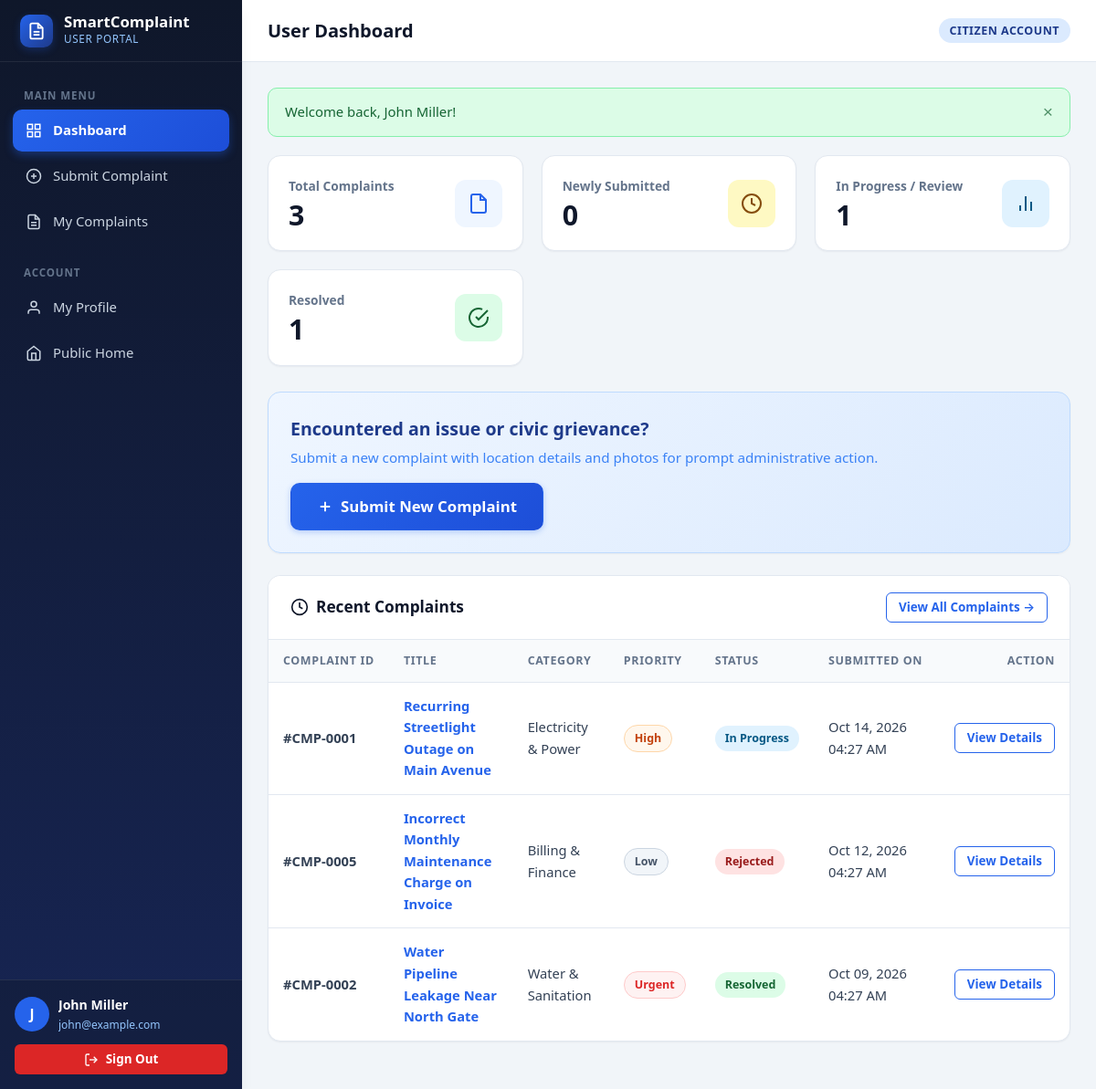
/user_dashboard.php (signed in), run on the app's committed database.
### tables this page shows
CREATE TABLE `complaints` (
  `id` INT UNSIGNED NOT NULL AUTO_INCREMENT,
  `user_id` INT UNSIGNED NOT NULL,
  `title` VARCHAR(200) NOT NULL,
  `description` TEXT NOT NULL,
  `category` VARCHAR(100) NOT NULL,
  `location` VARCHAR(200) NOT NULL,
  `image_path` VARCHAR(255) DEFAULT NULL,
  `priority` ENUM('Low', 'Medium', 'High', 'Urgent') NOT NULL DEFAULT 'Medium',
  `status` ENUM('Submitted', 'Under Review', 'In Progress', 'Resolved', 'Rejected') NOT NULL DEFAULT 'Submitted',
  `created_at` TIMESTAMP NOT NULL DEFAULT CURRENT_TIMESTAMP,
  `updated_at` TIMESTAMP NOT NULL DEFAULT CURRENT_TIMESTAMP ON UPDATE CURRENT_TIMESTAMP,
  PRIMARY KEY (`id`),
  KEY `idx_complaints_user_id` (`user_id`),
  KEY `idx_complaints_status` (`status`),
  KEY `idx_complaints_priority` (`priority`),
  KEY `idx_complaints_category` (`category`),
  KEY `idx_complaints_created_at` (`created_at`),
  CONSTRAINT `fk_complaints_user`
    FOREIGN KEY (`user_id`) REFERENCES `users` (`id`)
    ON DELETE CASCADE ON UPDATE CASCADE
);

### includes/auth.php (called while the page is built, shortened)
<?php
function getFlashMessage(): ?array {
    if (isset($_SESSION['flash'])) {
        $flash = $_SESSION['flash'];
        return $flash;
    }
    return null;
}
function e(?string $string): string {
    return htmlspecialchars($string ?? '', ENT_QUOTES, 'UTF-8');
}
function formatComplaintId(int $id): string {
    return '#CMP-' . str_pad((string)$id, 4, '0', STR_PAD_LEFT);
}
function getStatusBadgeClass(string $status): string {
    switch ($status) {
        case 'In Progress':
            return 'badge-progress';
        case 'Resolved':
            return 'badge-resolved';
        case 'Rejected':
            return 'badge-rejected';
    }
}
function getPriorityBadgeClass(string $priority): string {
    switch ($priority) {
        case 'Low':
            return 'badge-priority-low';
        case 'High':
            return 'badge-priority-high';
        case 'Urgent':
            return 'badge-priority-urgent';
    }
}
?>

### user_dashboard.php (the view, shortened to what this page needs)
<?php
require_once __DIR__ . '/includes/auth.php';
$userId = (int)$_SESSION['user_id'];
$pdo = getDBConnection();
$stmtStats = $pdo->prepare("
    SELECT
        COUNT(*) AS total,
        SUM(CASE WHEN status = 'Submitted' THEN 1 ELSE 0 END) AS submitted,
        SUM(CASE WHEN status IN ('Under Review', 'In Progress') THEN 1 ELSE 0 END) AS in_progress,
        SUM(CASE WHEN status = 'Resolved' THEN 1 ELSE 0 END) AS resolved,
        SUM(CASE WHEN status = 'Rejected' THEN 1 ELSE 0 END) AS rejected
    FROM complaints
    WHERE user_id = ?
");
$stmtStats->execute([$userId]);
$metrics = $stmtStats->fetch() ?: [
    'total' => 0,
    'submitted' => 0,
    'in_progress' => 0,
    'resolved' => 0,
    'rejected' => 0
];
$stmtRecent = $pdo->prepare("
    SELECT id, title, category, location, priority, status, created_at
    FROM complaints
    WHERE user_id = ?
    ORDER BY created_at DESC
    LIMIT 5
");
$stmtRecent->execute([$userId]);
$recentComplaints = $stmtRecent->fetchAll();
$flash = getFlashMessage();
require_once __DIR__ . '/includes/header.php';
?>
<div class="dashboard-layout">
    <?php require_once __DIR__ . '/includes/user_sidebar.php'; ?>
    <main class="main-content">
        <header class="topbar">
            <div class="topbar-left">
                <h1 class="page-heading">User Dashboard</h1>
            </div>
            <div class="topbar-right">
                <span class="role-pill role-pill-user">Citizen Account</span>
            </div>
        </header>
        <div class="content-body">
            <?php if ($flash): ?>
                <div class="alert alert-<?php echo e($flash['type']); ?>" data-auto-dismiss="true">
                    <span><?php echo e($flash['message']); ?></span>
                    <button type="button" class="alert-close">&times;</button>
                </div>
            <?php endif; ?>
            <div class="stats-grid">
                <div class="stat-card">
                    <div class="stat-info">
                        <p>Total Complaints</p>
                        <h3><?php echo (int)$metrics['total']; ?></h3>
                    </div>
                    <div class="stat-icon stat-icon-blue">
                        <svg width="24" height="24" viewBox="0 0 24 24" fill="none" stroke="currentColor" stroke-width="2">
                            <path d="M14 2H6a2 2 0 0 0-2 2v16a2 2 0 0 0 2 2h12a2 2 0 0 0 2-2V8z"></path>
                            <polyline points="14 2 14 8 20 8"></polyline>
                        </svg>
                    </div>
                </div>
                <div class="stat-card">
                    <div class="stat-info">
                        <p>Newly Submitted</p>
                        <h3><?php echo (int)$metrics['submitted']; ?></h3>
                    </div>
                    <div class="stat-icon stat-icon-amber">
                        <svg width="24" height="24" viewBox="0 0 24 24" fill="none" stroke="currentColor" stroke-width="2">
                            <circle cx="12" cy="12" r="10"></circle>
                            <polyline points="12 6 12 12 16 14"></polyline>
                        </svg>
                    </div>
                </div>
                <div class="stat-card">
                    <div class="stat-info">
                        <p>In Progress / Review</p>
                        <h3><?php echo (int)$metrics['in_progress']; ?></h3>
                    </div>
                    <div class="stat-icon stat-icon-sky">
                        <svg width="24" height="24" viewBox="0 0 24 24" fill="none" stroke="currentColor" stroke-width="2">
                            <line x1="18" y1="20" x2="18" y2="10"></line>
                            <line x1="12" y1="20" x2="12" y2="4"></line>
                            <line x1="6" y1="20" x2="6" y2="14"></line>
                        </svg>
                    </div>
                </div>
                <div class="stat-card">
                    <div class="stat-info">
                        <p>Resolved</p>
                        <h3><?php echo (int)$metrics['resolved']; ?></h3>
                    </div>
                    <div class="stat-icon stat-icon-green">
                        <svg width="24" height="24" viewBox="0 0 24 24" fill="none" stroke="currentColor" stroke-width="2">
                            <path d="M22 11.08V12a10 10 0 1 1-5.93-9.14"></path>
                            <polyline points="22 4 12 14.01 9 11.01"></polyline>
                        </svg>
                    </div>
                </div>
            </div>
            <div class="card" style="background: linear-gradient(135deg, #eff6ff 0%, #dbeafe 100%); border-color: #bfdbfe;">
                <div class="card-body" style="display: flex; align-items: center; justify-content: space-between; flex-wrap: wrap; gap: 16px;">
                    <div>
                        <h2 style="font-size: 1.22rem; color: #1e3a8a; margin-bottom: 4px;">Encountered an issue or civic grievance?</h2>
                        <p style="color: #3b82f6; font-size: 0.95rem; margin: 0;">Submit a new complaint with location details and photos for prompt administrative action.</p>
                    </div>
                    <a href="submit_complaint.php" class="btn btn-primary btn-lg">
                        <svg width="18" height="18" viewBox="0 0 24 24" fill="none" stroke="currentColor" stroke-width="2.5">
                            <line x1="12" y1="5" x2="12" y2="19"></line>
                            <line x1="5" y1="12" x2="19" y2="12"></line>
                        </svg>
                        <span>Submit New Complaint</span>
                    </a>
                </div>
            </div>
            <div class="card">
                <div class="card-header">
                    <h2 class="card-title">
                        <svg width="20" height="20" viewBox="0 0 24 24" fill="none" stroke="currentColor" stroke-width="2">
                            <circle cx="12" cy="12" r="10"></circle>
                            <polyline points="12 6 12 12 16 14"></polyline>
                        </svg>
                        <span>Recent Complaints</span>
                    </h2>
                    <a href="my_complaints.php" class="btn btn-outline btn-sm">View All Complaints &rarr;</a>
                </div>
                <div class="table-responsive">
                    <table class="data-table">
                        <thead>
                            <tr>
                                <th>Complaint ID</th>
                                <th>Title</th>
                                <th>Category</th>
                                <th>Priority</th>
                                <th>Status</th>
                                <th>Submitted On</th>
                                <th style="text-align: right;">Action</th>
                            </tr>
                        </thead>
                        <tbody>
                            <?php if (empty($recentComplaints)): ?>
                                <tr>
                                    <td colspan="7" class="empty-state">
                                        <p>You have not submitted any complaints yet.</p>
                                        <a href="submit_complaint.php" class="btn btn-primary btn-sm" style="margin-top: 10px;">Submit Your First Complaint</a>
                                    </td>
                                </tr>
                            <?php else: ?>
                                <?php foreach ($recentComplaints as $c): ?>
                                    <tr>
                                        <td><strong><?php echo e(formatComplaintId($c['id'])); ?></strong></td>
                                        <td style="max-width: 260px; font-weight: 600;">
                                            <a href="complaint_details.php?id=<?php echo (int)$c['id']; ?>">
                                                <?php echo e($c['title']); ?>
                                            </a>
                                        </td>
                                        <td><?php echo e($c['category']); ?></td>
                                        <td>
                                            <span class="badge <?php echo e(getPriorityBadgeClass($c['priority'])); ?>">
                                                <?php echo e($c['priority']); ?>
                                            </span>
                                        </td>
                                        <td>
                                            <span class="badge <?php echo e(getStatusBadgeClass($c['status'])); ?>">
                                                <?php echo e($c['status']); ?>
                                            </span>
                                        </td>
                                        <td><?php echo date('M d, Y h:i A', strtotime($c['created_at'])); ?></td>
                                        <td style="text-align: right;">
                                            <a href="complaint_details.php?id=<?php echo (int)$c['id']; ?>" class="btn btn-outline btn-sm">
                                                View Details
                                            </a>
                                        </td>
                                    </tr>
                                <?php endforeach; ?>
                            <?php endif; ?>
                        </tbody>
                    </table>
                </div>
            </div>
        </div>
    </main>
</div>
<?php require_once __DIR__ . '/includes/footer.php'; ?>

### data on the page
complaints: id "#CMP-0001", title "Recurring Streetlight Outage on Main Avenue", category "Electricity & Power", priority "High", status "In Progress", created_at "Oct 14, 2026 04:27 AM"
complaints: id "#CMP-0005", title "Incorrect Monthly Maintenance Charge on Invoice", category "Billing & Finance", priority "Low", status "Rejected", created_at "Oct 12, 2026 04:27 AM"
complaints: id "#CMP-0002", title "Water Pipeline Leakage Near North Gate", category "Water & Sanitation", priority "Urgent", status "Resolved", created_at "Oct 09, 2026 04:27 AM"

### other printed values
$userInitials "J"
$_SESSION['user_name'] "John Miller"
$_SESSION['user_email'] "john@example.com"
$flash['message'] "Welcome back, John Miller!"
$metrics['total'] "3"
$metrics['submitted'] "0"
$metrics['in_progress'] "1"
$metrics['resolved'] "1"
